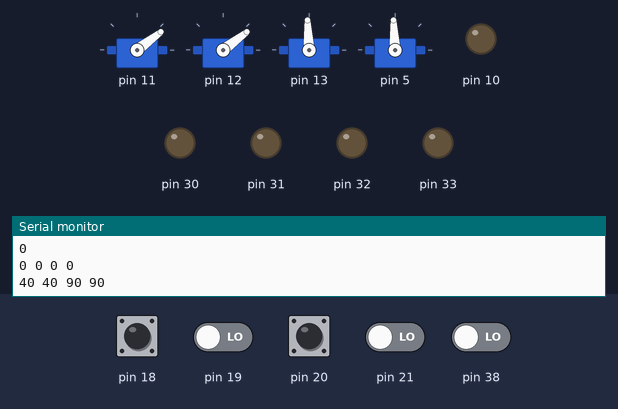
A sketch run on a simulated Arduino Mega 2560, built with avr-gcc and run on an emulated ATmega2560. Parts: 4 × servo, output pins drawn as LEDs (lit = HIGH), the last lines printed to the serial monitor. The test bench sets the inputs (shaded band); at power-on: pin 18–21, pin 38 LOW. Servo pulses on a pin are drawn as a servo (544–2400 µs = 0–180°).

Above: at 1.29 s.
1.3 s: pin 18 pulsed HIGH 2 times (0.12 s each, 0.3 s apart)
At 2.36 s:
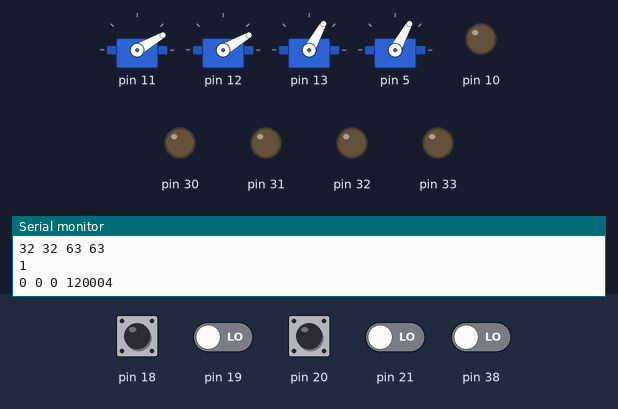
At 4.2 s:
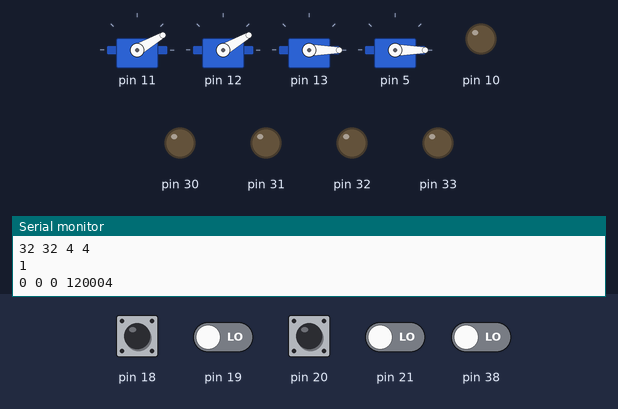
4.3 s: pin 20 pulsed HIGH 2 times (0.12 s each, 0.3 s apart)
At 11.0 s:
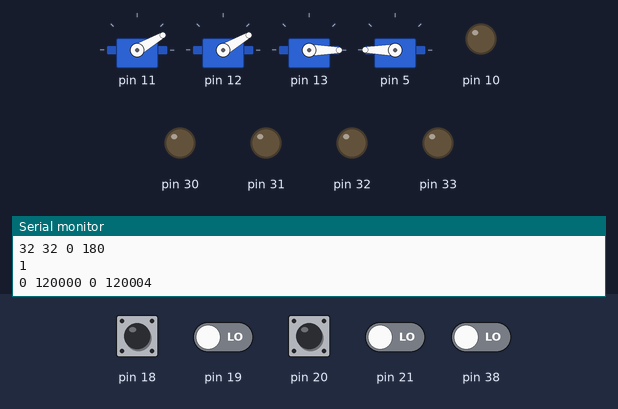
Timing chart, 0 to 12.5 s (numbered marks = the images above; inputs shaded):
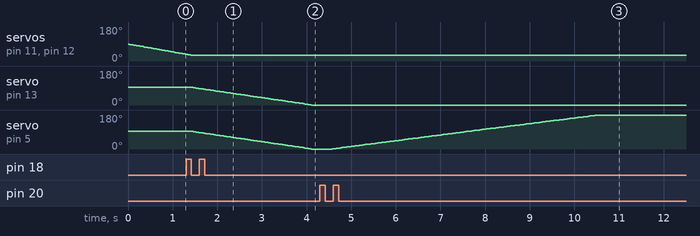

The sketch:

0727_Multi02.ino
```cpp
// 메뉴 입력
// 상|중|하  상|중|하
// 상 -> ARM // 상 하
// 하 -> Car // 상 하

volatile int mode = 0;
// 0 = ARM1
// 1 = ARM2
// 2 = CAR1
// 3 = CAR2
// 4 = Non Active

volatile unsigned long timer[4] = {0, 0, 0, 0};
volatile unsigned long pwmValue[4] = {0, 0, 0, 0};
// value 0, 1, mode 0, 1

volatile long setAngel[4] = {90, 90, 90, 90};
volatile long motor = 0;
volatile char CW[4] = {0, 0, 0, 0};
volatile char Break[4] = {0, 0, 0, 0};

long mapping(long x,long in_min,long in_max, long out_min, long out_max);

void setup() {

  // Motor 제어 Duty Cycle 생성 16bit timer
  TCCR1A = 0xAA;
  // COM1A1 COM1A0 COM1B1 COM1B0 COM1C1 COM1C0 WGM11 WGM10
  // 1010 1010 -> ICR 만날시 Set
  // WGM11 WGM10 : 1 0 -> 14번모드 1 1 1 0 을 위함
  TCCR1B = 0x1A;
  // ICNC1 ICES1 - WGM13 WGM12 CS12 CS11 CS10
  // WGM13 WGM12 : 1 1 -> 14번모드 1 1 1 0 을 위함
  // CS12 CS11 CS10 : 분주율 8 -> 0 1 0 을 위함
  TCCR1C = 0x00;
  ICR1 = 40000;
  // TOP 설정
  // 분주 = 1/16 * 8 * 40000 = 20000nanoSec = 20ms
  // Duty Cycle 설정
  DDRB = 0xF0;
  // OCR1A, B, C PB5, 6, 7 출력

  TCCR3A = 0x82;
  TCCR3B = 0x1A;
  TCCR3C = 0x00;
  ICR3 = 40000;

  DDRE = 0x0F;
  // OC3A 출력  -> PE3
  // INT 4 입력 -> PE4
  DDRC = 0xF0;

  // pwm 입력측정을 위한 외부 Interrupt
  EICRA = 0x55;
  // ISC31 ISC30 ISC21 ISC20 | ISC11 ISC10 ISC01 ISC00
  // INT 3, 2, 1, 0
  // Change 설정 Change -> 0 1
  EIMSK = 0x0F;
  // INT 3, 2, 1, 0 Enable

  SREG |= 0x80;
  Serial.begin(9600);
}

void loop() {
  // put your main code here, to run repeatedly:
  //OCR1A = mapping(setAngel[0] , 0, 180, 1000, 5000);
  //OCR1B = mapping(setAngel[1] , 0, 180, 1000, 5000);
  //OCR1C = mapping(setAngel[2] , 0, 180, 1000, 5000);
  //OCR3A = mapping(setAngle[3], 0, 180, 1000, 5000);

  // 상 상 ARM 0
  if( (pwmValue[2] < 1250) && (pwmValue[3] < 1250) ){
    mode = 0;
  }
  else if( (pwmValue[2] < 1250) && (pwmValue[3] > 1750) ){
    // 상 하 ARM 1
    mode = 1;
  }
  else if( (pwmValue[2] > 1750) && (pwmValue[3] < 1250) ){
    // 하 상 CAR 0
    mode = 2;
  }
  else if( (pwmValue[2] > 1750) && (pwmValue[3] > 1750) ){
    // 하 하 CAR 1
    mode = 3;
  }
  else{
    mode = 4;
  }

  Serial.println(mode);

  if( mode == 0 ){
    ArmServo(0);

  }
  else if( mode == 1 ){
    ArmServo(2);

  }
  else if( mode == 2 ){

  }
  else if( mode == 3 ){

  }
  else{

  }

  OCR1A = mapping(setAngel[0] , 0, 180, 1000, 5000);
  OCR1B = mapping(setAngel[1] , 0, 180, 1000, 5000);
  OCR1C = mapping(setAngel[2] , 0, 180, 1000, 5000);
  OCR3A = mapping(setAngel[3], 0, 180, 1000, 5000);

  Serial.print(pwmValue[0]);
  Serial.print(" ");
  Serial.print(pwmValue[1]);
  Serial.print(" ");
  Serial.print(pwmValue[2]);
  Serial.print(" ");
  Serial.println(pwmValue[3]);

  Serial.print(setAngel[0]);
  Serial.print(" ");
  Serial.print(setAngel[1]);
  Serial.print(" ");
  Serial.print(setAngel[2]);
  Serial.print(" ");
  Serial.println(setAngel[3]);


  //delay(1000);
}

// value0
ISR(INT0_vect){
  INT_Method(0);
}
// value1
ISR(INT1_vect){
  INT_Method(1);
}
// mode0
ISR(INT2_vect){
  INT_Method(2);
}
//mode1
ISR(INT3_vect){
  INT_Method(3);
}

void INT_Method(int a){
  if( (PIND & (1 << a) ) ){
    timer[a] = micros();
  }
  else{
    PORTC = 0x00;
    if(timer[a] != 0){
      pwmValue[a] = micros() - timer[a];
    }
  }
}

void ArmServo(int a){
  if(pwmValue[0] > 400000){

  }
  else{
    if(pwmValue[0] < 1250){
      setAngel[a]--;
    }
    else if(pwmValue[0] > 1750){
      setAngel[a]++;
    }
    if(setAngel[a] > 180){
      setAngel[a] = 180;
    }
    else if(setAngel[a] < 0){
      setAngel[a] = 0;
    }
  }

  if(pwmValue[1] > 400000){

  }
  else{
    if(pwmValue[1] < 1250){
      setAngel[a + 1]--;
    }
    else if(pwmValue[1] > 1750){
      setAngel[a + 1]++;
    }
    if(setAngel[a + 1] > 180){
      setAngel[a + 1] = 180;
    }
    else if(setAngel[a + 1] < 0){
      setAngel[a + 1] = 0;
    }
  }
}
long mapping(long x,long in_min,long in_max, long out_min, long out_max)
{
  if(x > in_max){
    x = in_max;
  }
  else if(x < in_min){
    x = in_min;
  }
  long result = (x - in_min) * (out_max - out_min) / (in_max - in_min) + out_min;
  return result;
}
```

Measured:
- after the input at 1.3 s, servo on pin 11, servo on pin 12: goes on until 1.4 s, then stays 30°; servo on pin 13, servo on pin 5: moves from 93° to 0° over 2.6 s, starting after 0.16 s
- after the input at 4.3 s, servo on pin 5: moves from 0° to 180° over 5.9 s, starting after 0.28 s
